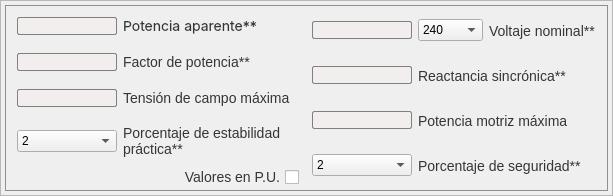
            <widget class="QFrame" name="liso_inputs">
             <property name="styleSheet">
              <string notr="true"/>
             </property>
             <property name="frameShape">
              <enum>QFrame::StyledPanel</enum>
             </property>
             <property name="frameShadow">
              <enum>QFrame::Raised</enum>
             </property>
             <layout class="QHBoxLayout" name="horizontalLayout_4">
              <property name="spacing">
               <number>0</number>
              </property>
              <property name="leftMargin">
               <number>4</number>
              </property>
              <property name="topMargin">
               <number>4</number>
              </property>
              <property name="rightMargin">
               <number>4</number>
              </property>
              <property name="bottomMargin">
               <number>4</number>
              </property>
              <item>
               <widget class="QFrame" name="liso_input_content">
                <property name="sizePolicy">
                 <sizepolicy hsizetype="Preferred" vsizetype="Preferred">
                  <horstretch>0</horstretch>
                  <verstretch>0</verstretch>
                 </sizepolicy>
                </property>
                <property name="minimumSize">
                 <size>
                  <width>0</width>
                  <height>0</height>
                 </size>
                </property>
                <property name="maximumSize">
                 <size>
                  <width>900</width>
                  <height>420</height>
                 </size>
                </property>
                <property name="styleSheet">
                 <string notr="true">QFrame{
border: 1px solid rgb(144, 144, 144);
}</string>
                </property>
                <property name="frameShape">
                 <enum>QFrame::StyledPanel</enum>
                </property>
                <property name="frameShadow">
                 <enum>QFrame::Raised</enum>
                </property>
                <layout class="QHBoxLayout" name="horizontalLayout_5">
                 <property name="spacing">
                  <number>0</number>
                 </property>
                 <property name="leftMargin">
                  <number>0</number>
                 </property>
                 <property name="topMargin">
                  <number>0</number>
                 </property>
                 <property name="rightMargin">
                  <number>0</number>
                 </property>
                 <property name="bottomMargin">
                  <number>0</number>
                 </property>
                 <item>
                  <widget class="QFrame" name="input_left">
                   <property name="styleSheet">
                    <string notr="true">QFrame{
border-style: none;
}</string>
                   </property>
                   <property name="frameShape">
                    <enum>QFrame::StyledPanel</enum>
                   </property>
                   <property name="frameShadow">
                    <enum>QFrame::Raised</enum>
                   </property>
                   <layout class="QVBoxLayout" name="verticalLayout_10">
                    <property name="spacing">
                     <number>0</number>
                    </property>
                    <property name="leftMargin">
                     <number>2</number>
                    </property>
                    <property name="topMargin">
                     <number>2</number>
                    </property>
                    <property name="rightMargin">
                     <number>2</number>
                    </property>
                    <property name="bottomMargin">
                     <number>2</number>
                    </property>
                    <item>
                     <widget class="QFrame" name="frame_19">
                      <property name="minimumSize">
                       <size>
                        <width>200</width>
                        <height>0</height>
                       </size>
                      </property>
                      <property name="frameShape">
                       <enum>QFrame::StyledPanel</enum>
                      </property>
                      <property name="frameShadow">
                       <enum>QFrame::Raised</enum>
                      </property>
                      <layout class="QHBoxLayout" name="horizontalLayout_11">
                       <item>
                        <widget class="QLineEdit" name="liso_p_aparente">
                         <property name="maximumSize">
                          <size>
                           <width>100</width>
                           <height>16777215</height>
                          </size>
                         </property>
                         <property name="styleSheet">
                          <string notr="true">QLineEdit{
background-color: rgb(243, 238, 238);
border-radius: 2px;
border: 1px solid gray;
}</string>
                         </property>
                        </widget>
                       </item>
                       <item>
                        <widget class="QLabel" name="liso_p_aparente_label">
                         <property name="maximumSize">
                          <size>
                           <width>200</width>
                           <height>16777215</height>
                          </size>
                         </property>
                         <property name="font">
                          <font>
                           <family>Inter</family>
                           <pointsize>-1</pointsize>
                           <weight>50</weight>
                           <italic>false</italic>
                           <bold>false</bold>
                          </font>
                         </property>
                         <property name="styleSheet">
                          <string notr="true">QLabel{
color: rgb(53, 53, 53);
font-size: 14px;
}</string>
                         </property>
                         <property name="text">
                          <string>Potencia aparente**</string>
                         </property>
                         <property name="alignment">
                          <set>Qt::AlignLeading|Qt::AlignLeft|Qt::AlignVCenter</set>
                         </property>
                        </widget>
                       </item>
                      </layout>
                     </widget>
                    </item>
                    <item>
                     <widget class="QFrame" name="frame_20">
                      <property name="frameShape">
                       <enum>QFrame::StyledPanel</enum>
                      </property>
                      <property name="frameShadow">
                       <enum>QFrame::Raised</enum>
                      </property>
                      <layout class="QHBoxLayout" name="horizontalLayout_12">
                       <item>
                        <widget class="QLineEdit" name="liso_f_p">
                         <property name="maximumSize">
                          <size>
                           <width>100</width>
                           <height>16777215</height>
                          </size>
                         </property>
                         <property name="styleSheet">
                          <string notr="true">QLineEdit{
background-color: rgb(243, 238, 238);
border-radius: 2px;
border: 1px solid gray;
}</string>
                         </property>
                        </widget>
                       </item>
                       <item>
                        <widget class="QLabel" name="liso_f_p_label">
                         <property name="maximumSize">
                          <size>
                           <width>200</width>
                           <height>16777215</height>
                          </size>
                         </property>
                         <property name="styleSheet">
                          <string notr="true">QLabel{
color: rgb(53, 53, 53);
font-size: 14px;
}</string>
                         </property>
                         <property name="text">
                          <string>Factor de potencia**</string>
                         </property>
                         <property name="alignment">
                          <set>Qt::AlignLeading|Qt::AlignLeft|Qt::AlignVCenter</set>
                         </property>
                        </widget>
                       </item>
                      </layout>
                     </widget>
                    </item>
                    <item>
                     <widget class="QFrame" name="frame_21">
                      <property name="frameShape">
                       <enum>QFrame::StyledPanel</enum>
                      </property>
                      <property name="frameShadow">
                       <enum>QFrame::Raised</enum>
                      </property>
                      <layout class="QHBoxLayout" name="horizontalLayout_13">
                       <item>
                        <widget class="QLineEdit" name="liso_t_m_c">
                         <property name="maximumSize">
                          <size>
                           <width>100</width>
                           <height>16777215</height>
                          </size>
                         </property>
                         <property name="styleSheet">
                          <string notr="true">QLineEdit{
background-color: rgb(243, 238, 238);
border-radius: 2px;
border: 1px solid gray;
}</string>
                         </property>
                        </widget>
                       </item>
                       <item>
                        <widget class="QLabel" name="liso_t_m_c_label">
                         <property name="maximumSize">
                          <size>
                           <width>200</width>
                           <height>16777215</height>
                          </size>
                         </property>
                         <property name="styleSheet">
                          <string notr="true">QLabel{
color: rgb(53, 53, 53);
font-size: 14px;
}</string>
                         </property>
                         <property name="text">
                          <string>Tensión de campo máxima</string>
                         </property>
                         <property name="alignment">
                          <set>Qt::AlignLeading|Qt::AlignLeft|Qt::AlignVCenter</set>
                         </property>
                        </widget>
                       </item>
                      </layout>
                     </widget>
                    </item>
                    <item>
                     <widget class="QFrame" name="frame_23">
                      <property name="frameShape">
                       <enum>QFrame::StyledPanel</enum>
                      </property>
                      <property name="frameShadow">
                       <enum>QFrame::Raised</enum>
                      </property>
                      <layout class="QHBoxLayout" name="horizontalLayout_14">
                       <item>
                        <widget class="QComboBox" name="liso_estabilidad_practica">
                         <property name="maximumSize">
                          <size>
                           <width>100</width>
                           <height>16777215</height>
                          </size>
                         </property>
                         <item>
                          <property name="text">
                           <string>2</string>
                          </property>
                         </item>
                         <item>
                          <property name="text">
                           <string>5</string>
                          </property>
                         </item>
                         <item>
                          <property name="text">
                           <string>10</string>
                          </property>
                         </item>
                         <item>
                          <property name="text">
                           <string>12</string>
                          </property>
                         </item>
                         <item>
                          <property name="text">
                           <string>15</string>
                          </property>
                         </item>
                        </widget>
                       </item>
                       <item>
                        <widget class="QLabel" name="liso_estabilidad_practica_label">
                         <property name="maximumSize">
                          <size>
                           <width>200</width>
                           <height>16777215</height>
                          </size>
                         </property>
                         <property name="styleSheet">
                          <string notr="true">QLabel{
color: rgb(53, 53, 53);
font-size: 14px;
}</string>
                         </property>
                         <property name="text">
                          <string>Porcentaje de estabilidad práctica**</string>
                         </property>
                         <property name="alignment">
                          <set>Qt::AlignLeading|Qt::AlignLeft|Qt::AlignVCenter</set>
                         </property>
                         <property name="wordWrap">
                          <bool>true</bool>
                         </property>
                        </widget>
                       </item>
                      </layout>
                     </widget>
                    </item>
                    <item>
                     <widget class="QCheckBox" name="liso_pu_check">
                      <property name="layoutDirection">
                       <enum>Qt::RightToLeft</enum>
                      </property>
                      <property name="styleSheet">
                       <string notr="true">QCheckBox{
color: rgb(53, 53, 53);
font-size: 14px;
}</string>
                      </property>
                      <property name="text">
                       <string>Valores en P.U.</string>
                      </property>
                     </widget>
                    </item>
                   </layout>
                  </widget>
                 </item>
                 <item>
                  <widget class="QFrame" name="input_right">
                   <property name="styleSheet">
                    <string notr="true">QFrame{
border-style: none;
}</string>
                   </property>
                   <property name="frameShape">
                    <enum>QFrame::StyledPanel</enum>
                   </property>
                   <property name="frameShadow">
                    <enum>QFrame::Raised</enum>
                   </property>
                   <layout class="QVBoxLayout" name="verticalLayout_9">
                    <property name="spacing">
                     <number>0</number>
                    </property>
                    <property name="leftMargin">
                     <number>2</number>
                    </property>
                    <property name="topMargin">
                     <number>2</number>
                    </property>
                    <property name="rightMargin">
                     <number>2</number>
                    </property>
                    <property name="bottomMargin">
                     <number>2</number>
                    </property>
                    <item>
                     <widget class="QFrame" name="cont_voltaje_nom">
                      <property name="frameShape">
                       <enum>QFrame::StyledPanel</enum>
                      </property>
                      <property name="frameShadow">
                       <enum>QFrame::Raised</enum>
                      </property>
                      <layout class="QHBoxLayout" name="horizontalLayout_6">
                       <item>
                        <widget class="QLineEdit" name="liso_v_nom_pu">
                         <property name="maximumSize">
                          <size>
                           <width>100</width>
                           <height>16777215</height>
                          </size>
                         </property>
                         <property name="styleSheet">
                          <string notr="true">QLineEdit{
background-color: rgb(243, 238, 238);
border-radius: 2px;
border: 1px solid gray;
}</string>
                         </property>
                        </widget>
                       </item>
                       <item>
                        <widget class="QComboBox" name="voltaje_nominal">
                         <property name="minimumSize">
                          <size>
                           <width>0</width>
                           <height>0</height>
                          </size>
                         </property>
                         <property name="maximumSize">
                          <size>
                           <width>100</width>
                           <height>16777215</height>
                          </size>
                         </property>
                         <property name="styleSheet">
                          <string notr="true"/>
                         </property>
                         <item>
                          <property name="text">
                           <string>240</string>
                          </property>
                         </item>
                         <item>
                          <property name="text">
                           <string>480</string>
                          </property>
                         </item>
                         <item>
                          <property name="text">
                           <string>600</string>
                          </property>
                         </item>
                         <item>
                          <property name="text">
                           <string>2400</string>
                          </property>
                         </item>
                         <item>
                          <property name="text">
                           <string>4160</string>
                          </property>
                         </item>
                         <item>
                          <property name="text">
                           <string>4800</string>
                          </property>
                         </item>
                         <item>
                          <property name="text">
                           <string>6900</string>
                          </property>
                         </item>
                         <item>
                          <property name="text">
                           <string>13800</string>
                          </property>
                         </item>
                         <item>
                          <property name="text">
                           <string>23000</string>
                          </property>
                         </item>
                         <item>
                          <property name="text">
                           <string>34500</string>
                          </property>
                         </item>
                         <item>
                          <property name="text">
                           <string>46000</string>
                          </property>
                         </item>
                         <item>
                          <property name="text">
                           <string>69000</string>
                          </property>
                         </item>
                        </widget>
                       </item>
                       <item>
                        <widget class="QLabel" name="liso_v_n_label">
                         <property name="maximumSize">
                          <size>
                           <width>200</width>
                           <height>16777215</height>
                          </size>
                         </property>
                         <property name="styleSheet">
                          <string notr="true">QLabel{
color: rgb(53, 53, 53);
font-size: 14px;
}</string>
                         </property>
                         <property name="text">
                          <string>Voltaje nominal**</string>
                         </property>
                         <property name="alignment">
                          <set>Qt::AlignLeading|Qt::AlignLeft|Qt::AlignVCenter</set>
                         </property>
                        </widget>
                       </item>
                      </layout>
                     </widget>
                    </item>
                    <item>
                     <widget class="QFrame" name="cont_r_s">
                      <property name="frameShape">
                       <enum>QFrame::StyledPanel</enum>
                      </property>
                      <property name="frameShadow">
                       <enum>QFrame::Raised</enum>
                      </property>
                      <layout class="QHBoxLayout" name="horizontalLayout_7">
                       <item>
                        <widget class="QLineEdit" name="liso_r_s">
                         <property name="maximumSize">
                          <size>
                           <width>100</width>
                           <height>16777215</height>
                          </size>
                         </property>
                         <property name="styleSheet">
                          <string notr="true">QLineEdit{
background-color: rgb(243, 238, 238);
border-radius: 2px;
border: 1px solid gray;
}</string>
                         </property>
                        </widget>
                       </item>
                       <item>
                        <widget class="QLabel" name="liso_r_s_label">
                         <property name="maximumSize">
                          <size>
                           <width>200</width>
                           <height>16777215</height>
                          </size>
                         </property>
                         <property name="styleSheet">
                          <string notr="true">QLabel{
color: rgb(53, 53, 53);
font-size: 14px;
}</string>
                         </property>
                         <property name="text">
                          <string>Reactancia sincrónica**</string>
                         </property>
                         <property name="alignment">
                          <set>Qt::AlignLeading|Qt::AlignLeft|Qt::AlignVCenter</set>
                         </property>
                        </widget>
                       </item>
                      </layout>
                     </widget>
                    </item>
                    <item>
                     <widget class="QFrame" name="cont_p_m">
                      <property name="frameShape">
                       <enum>QFrame::StyledPanel</enum>
                      </property>
                      <property name="frameShadow">
                       <enum>QFrame::Raised</enum>
                      </property>
                      <layout class="QHBoxLayout" name="horizontalLayout_8">
                       <item>
                        <widget class="QLineEdit" name="liso_p_m">
                         <property name="maximumSize">
                          <size>
                           <width>100</width>
                           <height>16777215</height>
                          </size>
                         </property>
                         <property name="styleSheet">
                          <string notr="true">QLineEdit{
background-color: rgb(243, 238, 238);
border-radius: 2px;
border: 1px solid gray;
}</string>
                         </property>
                        </widget>
                       </item>
                       <item>
                        <widget class="QLabel" name="liso_p_m_label">
                         <property name="maximumSize">
                          <size>
                           <width>200</width>
                           <height>16777215</height>
                          </size>
                         </property>
                         <property name="styleSheet">
                          <string notr="true">QLabel{
color: rgb(53, 53, 53);
font-size: 14px;
}</string>
                         </property>
                         <property name="text">
                          <string>Potencia motriz máxima</string>
                         </property>
                         <property name="alignment">
                          <set>Qt::AlignLeading|Qt::AlignLeft|Qt::AlignVCenter</set>
                         </property>
                        </widget>
                       </item>
                      </layout>
                     </widget>
                    </item>
                    <item>
                     <widget class="QFrame" name="cont_seg_max">
                      <property name="frameShape">
                       <enum>QFrame::StyledPanel</enum>
                      </property>
                      <property name="frameShadow">
                       <enum>QFrame::Raised</enum>
                      </property>
                      <layout class="QHBoxLayout" name="horizontalLayout_9">
                       <item>
                        <widget class="QComboBox" name="liso_porcentaje_seg">
                         <property name="minimumSize">
                          <size>
                           <width>0</width>
                           <height>0</height>
                          </size>
                         </property>
                         <property name="maximumSize">
                          <size>
                           <width>100</width>
                           <height>16777215</height>
                          </size>
                         </property>
                         <property name="styleSheet">
                          <string notr="true"/>
                         </property>
                         <item>
                          <property name="text">
                           <string>2</string>
                          </property>
                         </item>
                         <item>
                          <property name="text">
                           <string>5</string>
                          </property>
                         </item>
                         <item>
                          <property name="text">
                           <string>10</string>
                          </property>
                         </item>
                         <item>
                          <property name="text">
                           <string>12</string>
                          </property>
                         </item>
                         <item>
                          <property name="text">
                           <string>15</string>
                          </property>
                         </item>
                        </widget>
                       </item>
                       <item>
                        <widget class="QLabel" name="liso_porcentaj_seg_label">
                         <property name="maximumSize">
                          <size>
                           <width>200</width>
                           <height>16777215</height>
                          </size>
                         </property>
                         <property name="styleSheet">
                          <string notr="true">QLabel{
color: rgb(53, 53, 53);
font-size: 14px;
}</string>
                         </property>
                         <property name="text">
                          <string>Porcentaje de seguridad**</string>
                         </property>
                         <property name="alignment">
                          <set>Qt::AlignLeading|Qt::AlignLeft|Qt::AlignVCenter</set>
                         </property>
                        </widget>
                       </item>
                      </layout>
                     </widget>
                    </item>
                   </layout>
                  </widget>
                 </item>
                </layout>
               </widget>
              </item>
             </layout>
            </widget>
